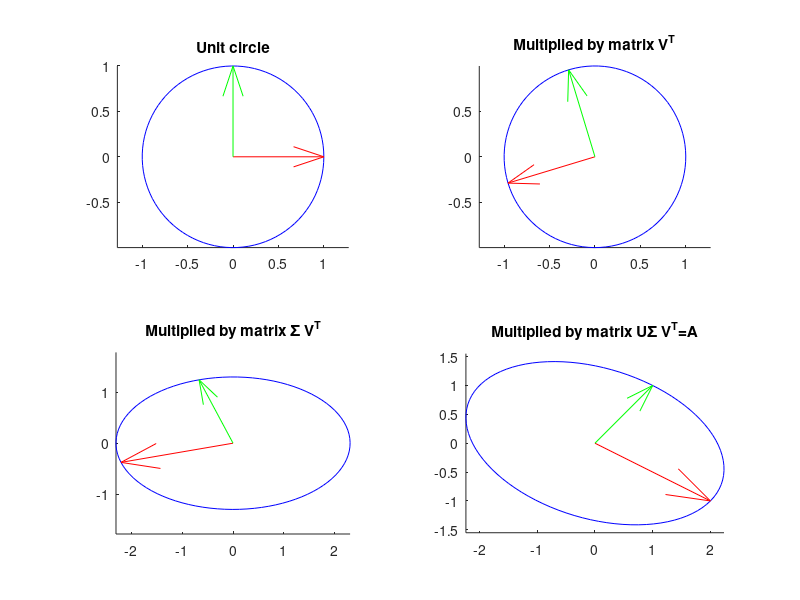

Source code (MATLAB): (Note: this script raises an error after producing the figure.)
%% Lab 14: Singular Value Decomposition and Image Compression

%% Task 1: 
%% 2x2 matrix

clear;
t=linspace(0,2*pi,100);
X=[cos(t);sin(t)];
subplot(2,2,1);
hold on;
plot(X(1,:),X(2,:),'b');
quiver(0,0,1,0,0,'r');
quiver(0,0,0,1,0,'g');
axis equal
title('Unit circle')
hold off;

%% Task 2: 
A = [ 2, 1; -1, 1 ];
[U,S,V] = svd(A);
U'*U
V'*V

%% Task 3: 
VX=V'*X;
subplot(2,2,2)
hold on;
plot(VX(1,:),VX(2,:),'b');
quiver(0,0,V(1,1),V(1,2),0,'r');
quiver(0,0,V(2,1),V(2,2),0,'g');
axis equal
title('Multiplied by matrix V^T')
hold off;

%% Task 4:
SVX = S*VX;
subplot(2,2,3);
hold on;
plot(SVX(1,:),SVX(2,:),'b');
quiver(0,0,S(1,1)*V(1,1),S(2,2)*V(1,2),0,'r');
quiver(0,0,S(1,1)*V(2,1),S(2,2)*V(2,2),0,'g');
axis equal
title('Multiplied by matrix \Sigma V^T')
hold off;

%% Task 5:
AX = U*SVX;
subplot(2,2,4)
hold on;
plot(AX(1,:),AX(2,:),'b');
quiver(0,0,U(1,1)*S(1,1)*V(1,1)+U(1,2)*S(2,2)*V(1,2),U(2,1)*S(1,1)*V(1,1)+...
    U(2,2)*S(2,2)*V(1,2),0,'r');
quiver(0,0,U(1,1)*S(1,1)*V(2,1)+U(1,2)*S(2,2)*V(2,2),U(2,1)*S(1,1)*V(2,1)+...
    U(2,2)*S(2,2)*V(2,2),0,'g');
axis equal
title('Multiplied by matrix U\Sigma V^T=A')
hold off;

%% Task 6:
%% Modified SVD
U1(:,1)=U(:,1);
U1(:,2)=-U(:,2);
V1(:,1)=V(:,1);
V1(:,2)=-V(:,2);

U1*S*V1'-A

%% Task 7:
%% Check
A*V-U*S

%% Task 8:
%% Image compression

% Creates a two-dimensional array with the dimensions equal to the dimensions of 
% the image 
clear;
ImJPG=imread('einstein.jpg');
figure;
imshow(ImJPG);

[m,n]=size(ImJPG);

%% Task 9: 
% Compute an SVD
[UIm,SIm,VIm]=svd(double(ImJPG));

%% Task 10:
% plot the singular values
figure;
plot(1:min(m,n),diag(SIm));

%% Task 11:
%% Create approximations to the image

% With 50, 100, and 150 singular values
for k=50:50:150
    ImJPG_comp=uint8(UIm(:,1:k)*SIm(1:k,1:k)*(VIm(:,1:k))');
    figure;
    imshow(ImJPG_comp)
    % compression percentage
    pct = 1 - (numel(UIm(:,1:k))+numel(VIm(:,1:k)*SIm(1:k,1:k)))/numel(ImJPG);
    fprintf('Compression percentage for %2.0f singular values: %8.3f\n',k, pct);
end;


%% Task 12:
%% Noise filtering

clear;
ImJPG=imread('checkers.pgm');
[m,n]=size(ImJPG);

% Add some noise to the image
ImJPG_Noisy=double(ImJPG)+50*(rand(m,n)-0.5*ones(m,n));
figure;
imshow(ImJPG);

figure;
imshow(uint8(ImJPG_Noisy));

%% Task 13:
[UIm,SIm,VIm]=svd(ImJPG_Noisy);

figure;
plot(1:min(m,n),diag(SIm),'ko');

%% Task 14:
% for k=10:20:50
for k=10:30:50 
    ImJPG_comp=uint8(UIm(:,1:k)*SIm(1:k,1:k)*(VIm(:,1:k))');
    figure;
    imshow(ImJPG_comp)
    % compression percentage
    pct = 1 - (numel(UIm(:,1:k))+numel(VIm(:,1:k)*SIm(1:k,1:k)))/numel(ImJPG);
    fprintf('Compression percentage for %2.0f singular values: %8.3f\n',k, pct);
end;
